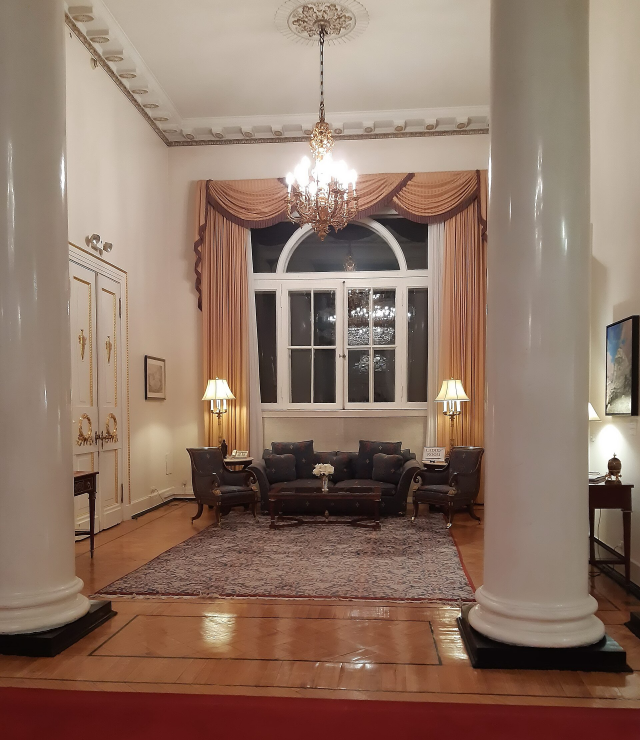
#> input picture episodes/en-great-seal-bug/img/arka_kaynak_shakko.jpg, 1920 x 2220 px (shown at 1/3 size)
$ python gorsel.py
#> lines starting #> are read from the running program, lines starting #| are printed output that depends on the picture
"""en-great-seal-bug görselleri: python episodes/en-great-seal-bug/gorsel.py
arka.jpg  : Spaso House (2019) 08 by shakko (CC BY-SA 4.0): kare kırpım, "LADIES' ROOM" tabelası inpaint, renk/parlaklık, hafif yumuşak
ev_1.jpg  : NSA Great Seal bug.jpg (kapalı mühür, PD NSA)  -> 1080x816 sıkı kırpım
ev_2.jpg  : Great Seal bug - National Cryptologic Museum - DSC08049 (Daderot, CC0) -> 1080x816
"""
from pathlib import Path
import numpy as np, cv2
from PIL import Image, ImageEnhance

H = Path(__file__).resolve().parent / "img"

# --- arka plan
im = Image.open(H / "arka_kaynak_shakko.jpg").convert("RGB")
#> im is the input picture: PIL image 1920x2220 RGB; mean R, G, B 142.6, 117.2, 102
im = im.crop((520, 640, 1460, 1580))
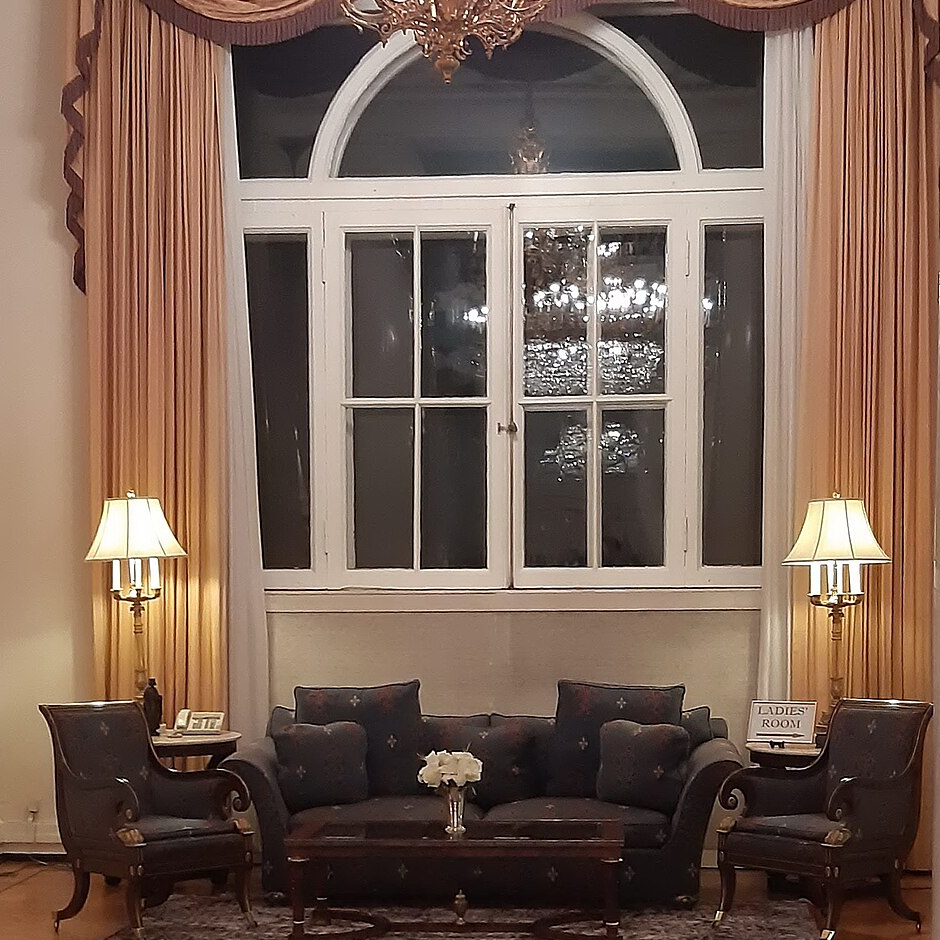
#> im: PIL image 940x940 RGB; mean R, G, B 120.8, 97.8, 84.5
a = np.array(im)
mask = np.zeros(a.shape[:2], np.uint8)
mask[1330 - 640:1395 - 640, 1262 - 520:1348 - 520] = 255
a = cv2.inpaint(a, mask, 5, cv2.INPAINT_TELEA)
im = Image.fromarray(a).resize((1080, 1080), Image.LANCZOS)
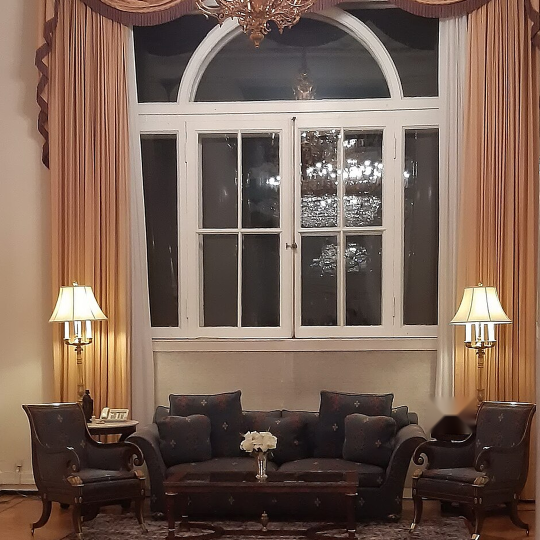
#> im: PIL image 1080x1080 RGB (shown at 1/2 size); mean R, G, B 120.5, 97.5, 84.3
im = ImageEnhance.Color(im).enhance(0.62)
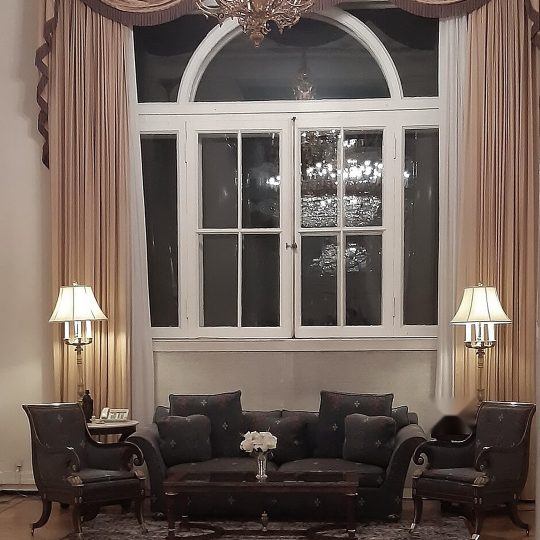
#> im: PIL image 1080x1080 RGB (shown at 1/2 size); mean R, G, B 113.3, 99.1, 90.8
im = ImageEnhance.Brightness(im).enhance(1.02)
im.save(H / "arka.jpg", quality=93)

# --- kanit 1
#> (the run stopped early here; a loop or call above may not have finished)

$ run again, with episodes/alanya-adam-atacagi/img/kaynak_arka.jpg copied over episodes/en-great-seal-bug/img/arka_kaynak_shakko.jpg
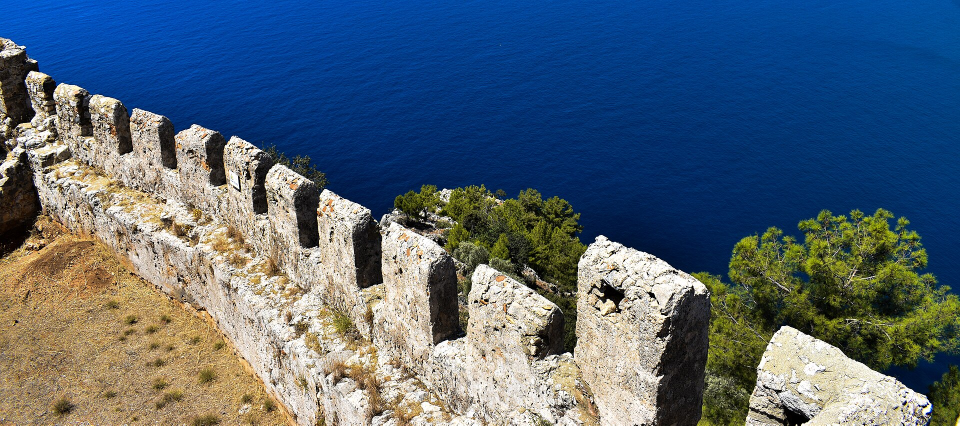
#> input picture episodes/alanya-adam-atacagi/img/kaynak_arka.jpg, 1920 x 851 px (shown at 1/2 size)
#> im is the input picture: PIL image 1920x851 RGB; mean R, G, B 83.6, 101, 116.8
#> `im = im.crop((520, 640, 1460, 1580))`:
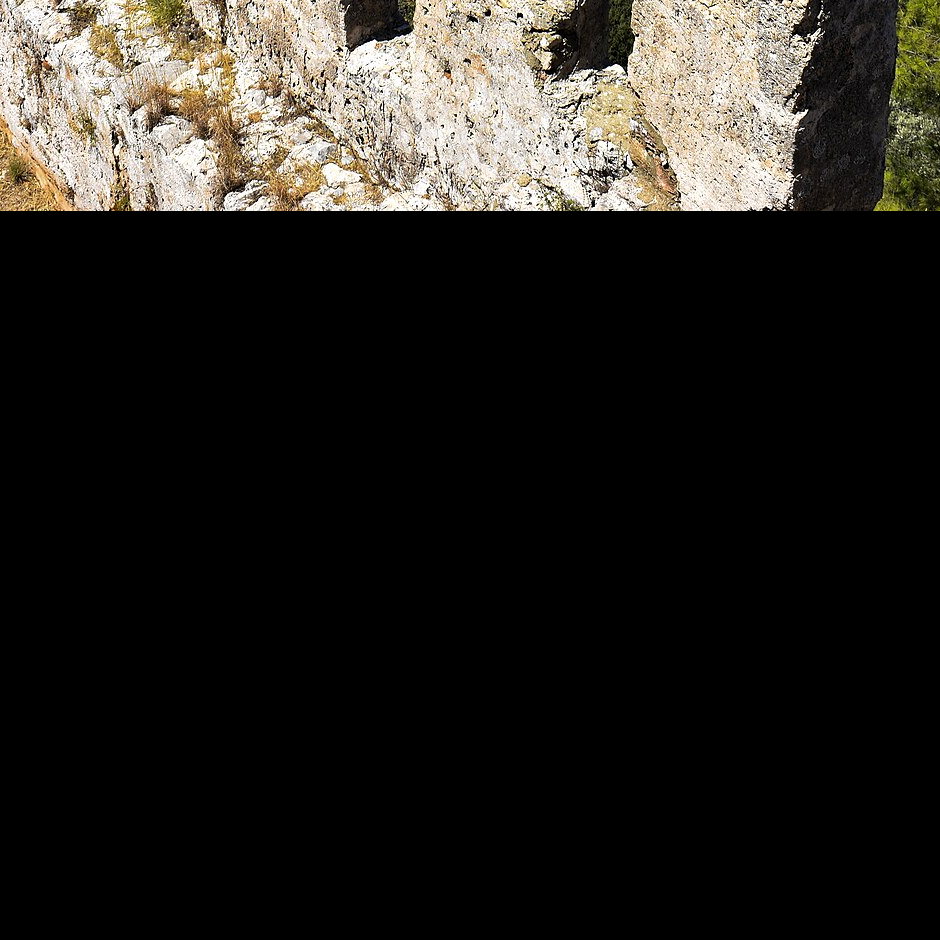
#> im: PIL image 940x940 RGB; mean R, G, B 37.9, 35.5, 31.1
#> `im = ImageEnhance.Color(im).enhance(0.62)`:
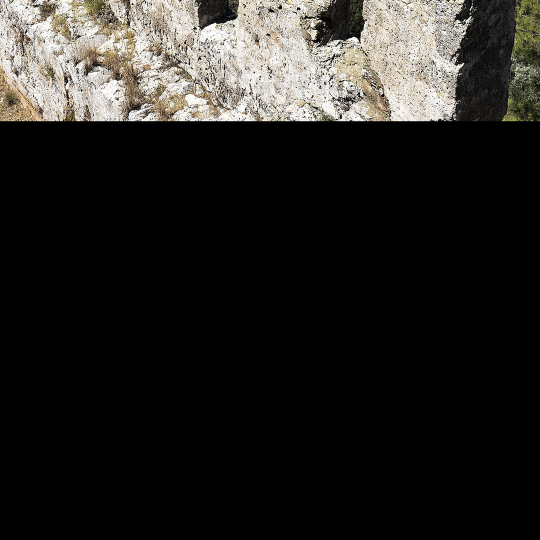
#> im: PIL image 1080x1080 RGB (shown at 1/2 size); mean R, G, B 36.8, 35.4, 32.7

$ run again, with episodes/anemas-zindani-1376/img/kaynak_arka.jpg copied over episodes/en-great-seal-bug/img/arka_kaynak_shakko.jpg
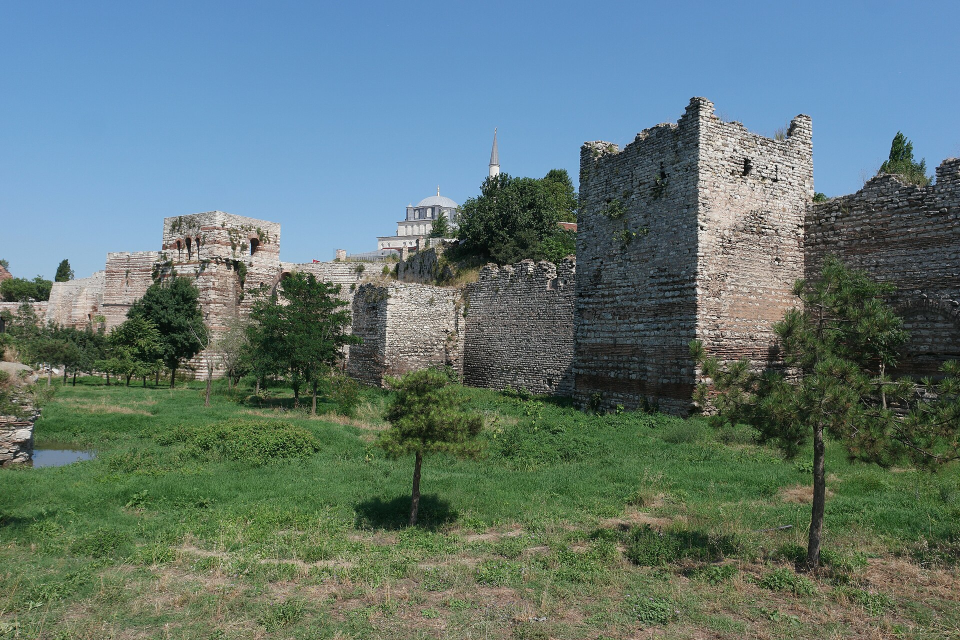
#> input picture episodes/anemas-zindani-1376/img/kaynak_arka.jpg, 1920 x 1280 px (shown at 1/2 size)
#> im is the input picture: PIL image 1920x1280 RGB; mean R, G, B 97, 118.4, 115.8
#> `im = im.crop((520, 640, 1460, 1580))`:
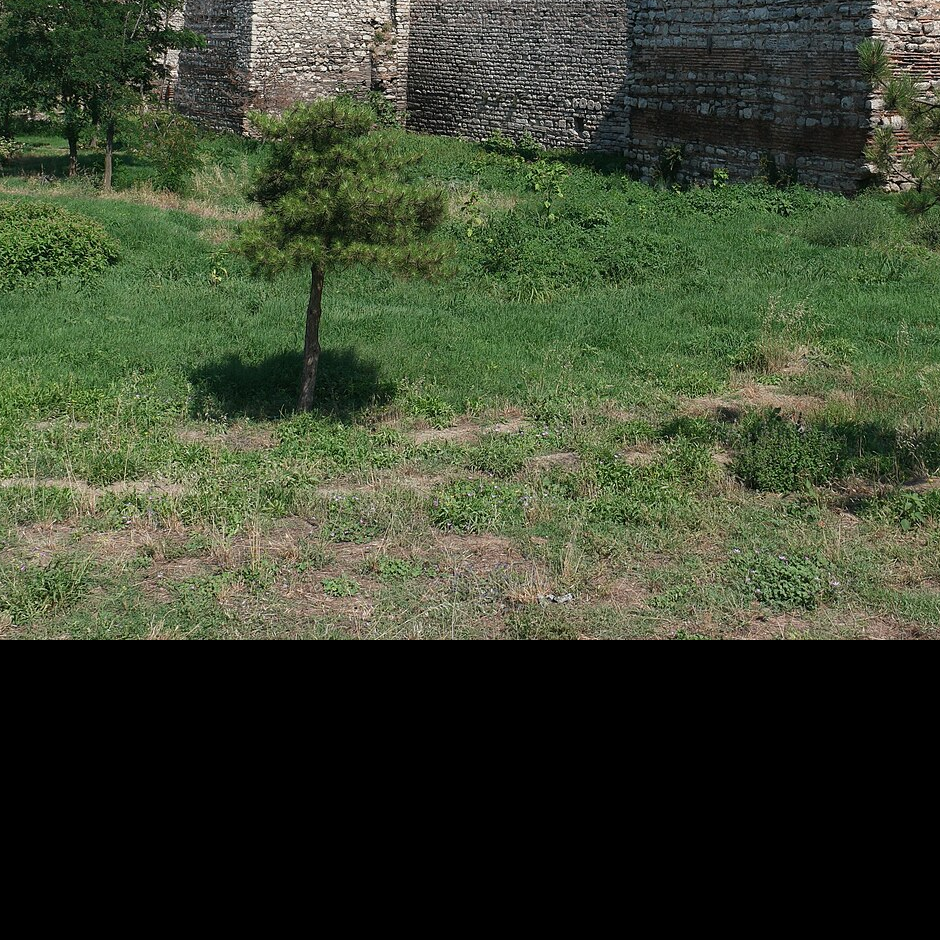
#> im: PIL image 940x940 RGB; mean R, G, B 59.6, 68.2, 47.8
#> `im = ImageEnhance.Color(im).enhance(0.62)`:
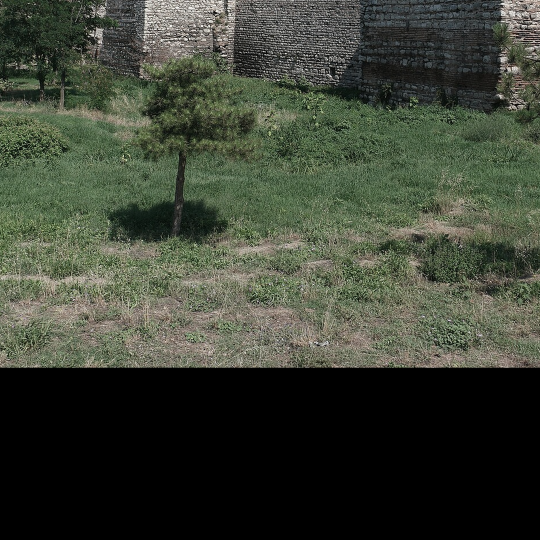
#> im: PIL image 1080x1080 RGB (shown at 1/2 size); mean R, G, B 60.7, 66.1, 53.5
